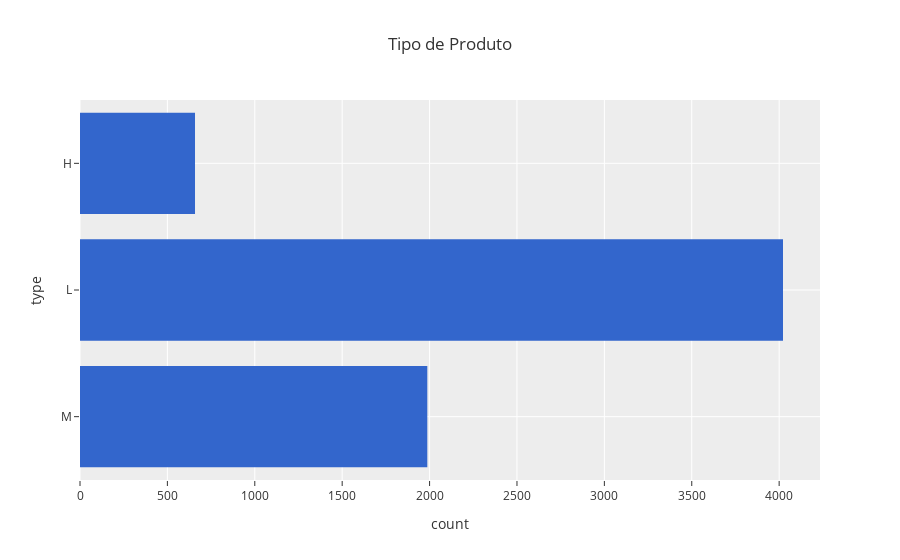
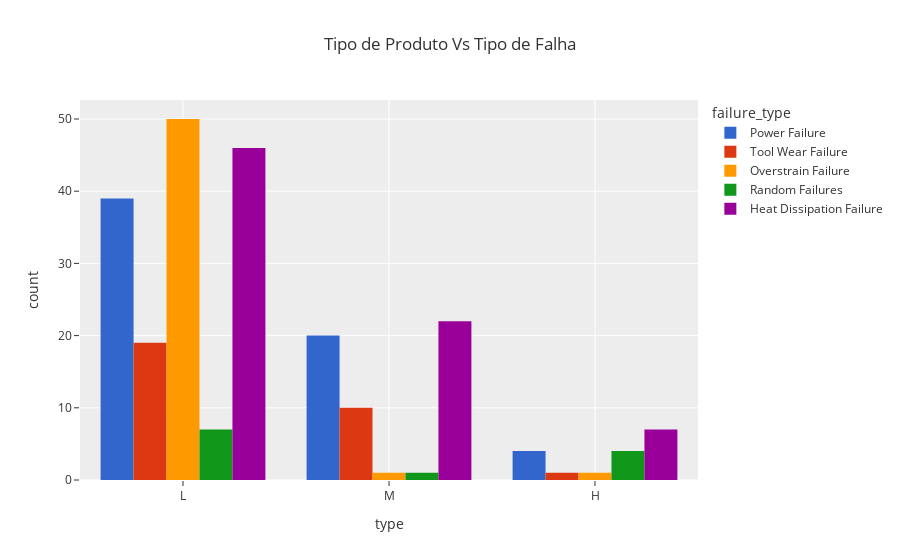

The notebook cell these images were saved under, in order:
### Markdown cell above
**Falhas mais comuns**
 - As falhas mais comuns de ocorrer são por falha de energia, falha no overstrain e falha de dissipação de calor

### Code cell
fig = px.histogram(df, y="type", template='ggplot2', color_discrete_sequence=px.colors.qualitative.G10, title="Tipo de Produto" )
fig.show()

fig1 = px.histogram(df.query("failure_type!= 'No Failure'"), x="type", color='failure_type',barmode="group", template='ggplot2', color_discrete_sequence=px.colors.qualitative.G10, title="Tipo de Produto Vs Tipo de Falha")
fig1.show()

### Figure 1 — Plotly figure (JSON) as saved in the notebook; plotly's stock layout.template omitted (floating-point values rounded to 4 significant figures; data arrays with more than 128 entries replaced by an {"elided": "..."} marker saying what was removed)
{"data": [{"alignmentgroup": "True", "bingroup": "y", "hovertemplate": "count=%{x}<br>type=%{y}<extra></extra>", "legendgroup": "", "marker": {"color": "#3366CC", "pattern": {"shape": ""}}, "name": "", "offsetgroup": "", "orientation": "h", "showlegend": false, "type": "histogram", "xaxis": "x", "y": {"elided": "6667 str values"}, "yaxis": "y"}], "layout": {"barmode": "relative", "legend": {"tracegroupgap": 0}, "title": {"text": "Tipo de Produto"}, "xaxis": {"anchor": "y", "domain": [0, 1], "title": {"text": "count"}}, "yaxis": {"anchor": "x", "domain": [0, 1], "title": {"text": "type"}}}}

### Figure 2 — Plotly figure (JSON) as saved in the notebook; plotly's stock layout.template omitted (floating-point values rounded to 4 significant figures)
{"data": [{"alignmentgroup": "True", "bingroup": "x", "hovertemplate": "failure_type=Power Failure<br>type=%{x}<br>count=%{y}<extra></extra>", "legendgroup": "Power Failure", "marker": {"color": "#3366CC", "pattern": {"shape": ""}}, "name": "Power Failure", "offsetgroup": "Power Failure", "orientation": "v", "showlegend": true, "type": "histogram", "x": ["L", "M", "M", "L", "L", "L", "L", "M", "L", "M", "H", "M", "M", "L", "M", "L", "L", "L", "L", "L", "L", "L", "H", "H", "L", "L", "L", "L", "L", "M", "L", "M", "M", "L", "L", "M", "M", "L", "M", "L", "H", "L", "L", "L", "L", "M", "M", "L", "L", "L", "L", "L", "L", "M", "M", "M", "L", "M", "M", "L", "L", "L", "L"], "xaxis": "x", "yaxis": "y"}, {"alignmentgroup": "True", "bingroup": "x", "hovertemplate": "failure_type=Tool Wear Failure<br>type=%{x}<br>count=%{y}<extra></extra>", "legendgroup": "Tool Wear Failure", "marker": {"color": "#DC3912", "pattern": {"shape": ""}}, "name": "Tool Wear Failure", "offsetgroup": "Tool Wear Failure", "orientation": "v", "showlegend": true, "type": "histogram", "x": ["L", "L", "M", "M", "M", "M", "L", "L", "L", "L", "M", "L", "L", "L", "M", "L", "L", "H", "M", "L", "M", "M", "M", "L", "L", "L", "L", "L", "L", "L"], "xaxis": "x", "yaxis": "y"}, {"alignmentgroup": "True", "bingroup": "x", "hovertemplate": "failure_type=Overstrain Failure<br>type=%{x}<br>count=%{y}<extra></extra>", "legendgroup": "Overstrain Failure", "marker": {"color": "#FF9900", "pattern": {"shape": ""}}, "name": "Overstrain Failure", "offsetgroup": "Overstrain Failure", "orientation": "v", "showlegend": true, "type": "histogram", "x": ["L", "L", "L", "L", "L", "L", "L", "L", "L", "L", "L", "L", "L", "L", "L", "L", "L", "L", "L", "L", "M", "L", "L", "L", "L", "L", "H", "L", "L", "L", "L", "L", "L", "L", "L", "L", "L", "L", "L", "L", "L", "L", "L", "L", "L", "L", "L", "L", "L", "L", "L", "L"], "xaxis": "x", "yaxis": "y"}, {"alignmentgroup": "True", "bingroup": "x", "hovertemplate": "failure_type=Random Failures<br>type=%{x}<br>count=%{y}<extra></extra>", "legendgroup": "Random Failures", "marker": {"color": "#109618", "pattern": {"shape": ""}}, "name": "Random Failures", "offsetgroup": "Random Failures", "orientation": "v", "showlegend": true, "type": "histogram", "x": ["M", "H", "L", "L", "H", "L", "L", "H", "L", "L", "L", "H"], "xaxis": "x", "yaxis": "y"}, {"alignmentgroup": "True", "bingroup": "x", "hovertemplate": "failure_type=Heat Dissipation Failure<br>type=%{x}<br>count=%{y}<extra></extra>", "legendgroup": "Heat Dissipation Failure", "marker": {"color": "#990099", "pattern": {"shape": ""}}, "name": "Heat Dissipation Failure", "offsetgroup": "Heat Dissipation Failure", "orientation": "v", "showlegend": true, "type": "histogram", "x": ["M", "L", "M", "M", "H", "L", "L", "L", "M", "L", "M", "L", "M", "M", "L", "L", "L", "L", "L", "H", "M", "M", "L", "L", "L", "M", "L", "L", "L", "L", "H", "L", "M", "M", "L", "L", "M", "M", "L", "L", "M", "L", "L", "H", "L", "M", "L", "L", "L", "H", "L", "L", "L", "L", "L", "M", "L", "M", "L", "L", "L", "M", "L", "M", "L", "L", "M", "L", "L", "L", "H", "H", "L", "L", "M"], "xaxis": "x", "yaxis": "y"}], "layout": {"barmode": "group", "legend": {"title": {"text": "failure_type"}, "tracegroupgap": 0}, "title": {"text": "Tipo de Produto Vs Tipo de Falha"}, "xaxis": {"anchor": "y", "domain": [0, 1], "title": {"text": "type"}}, "yaxis": {"anchor": "x", "domain": [0, 1], "title": {"text": "count"}}}}
